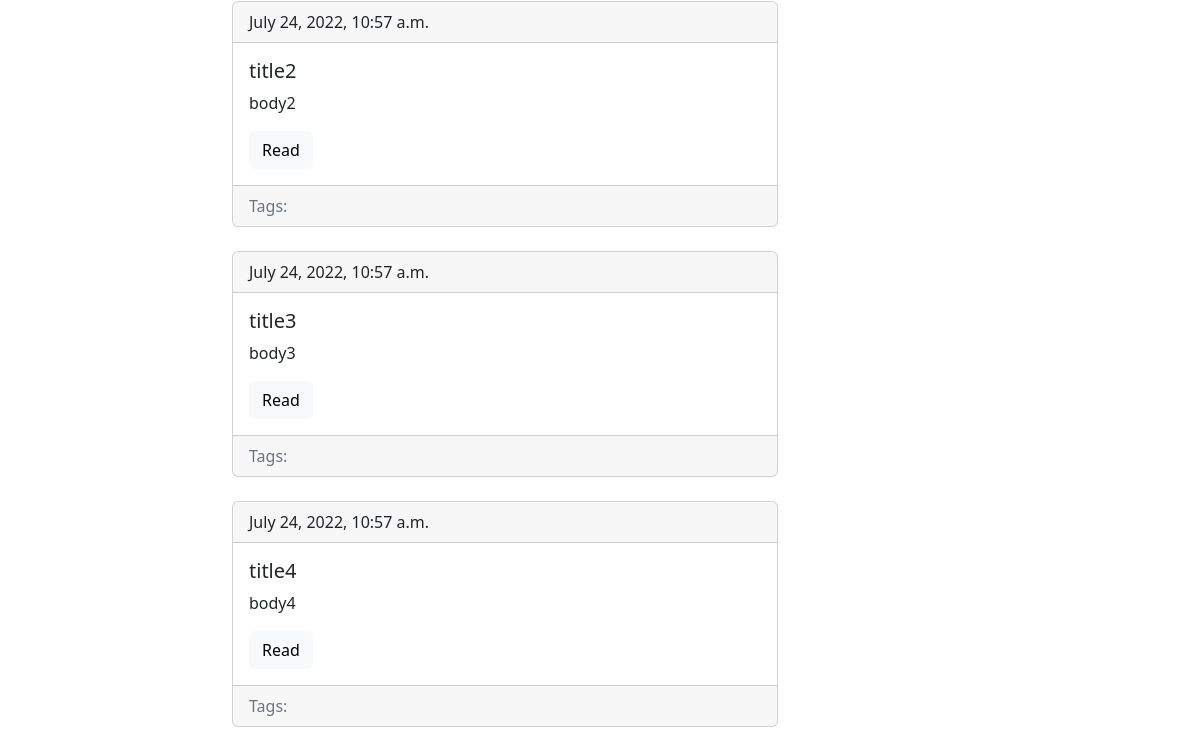
/blog/ (lower part), run on an earlier commit of the app's database.
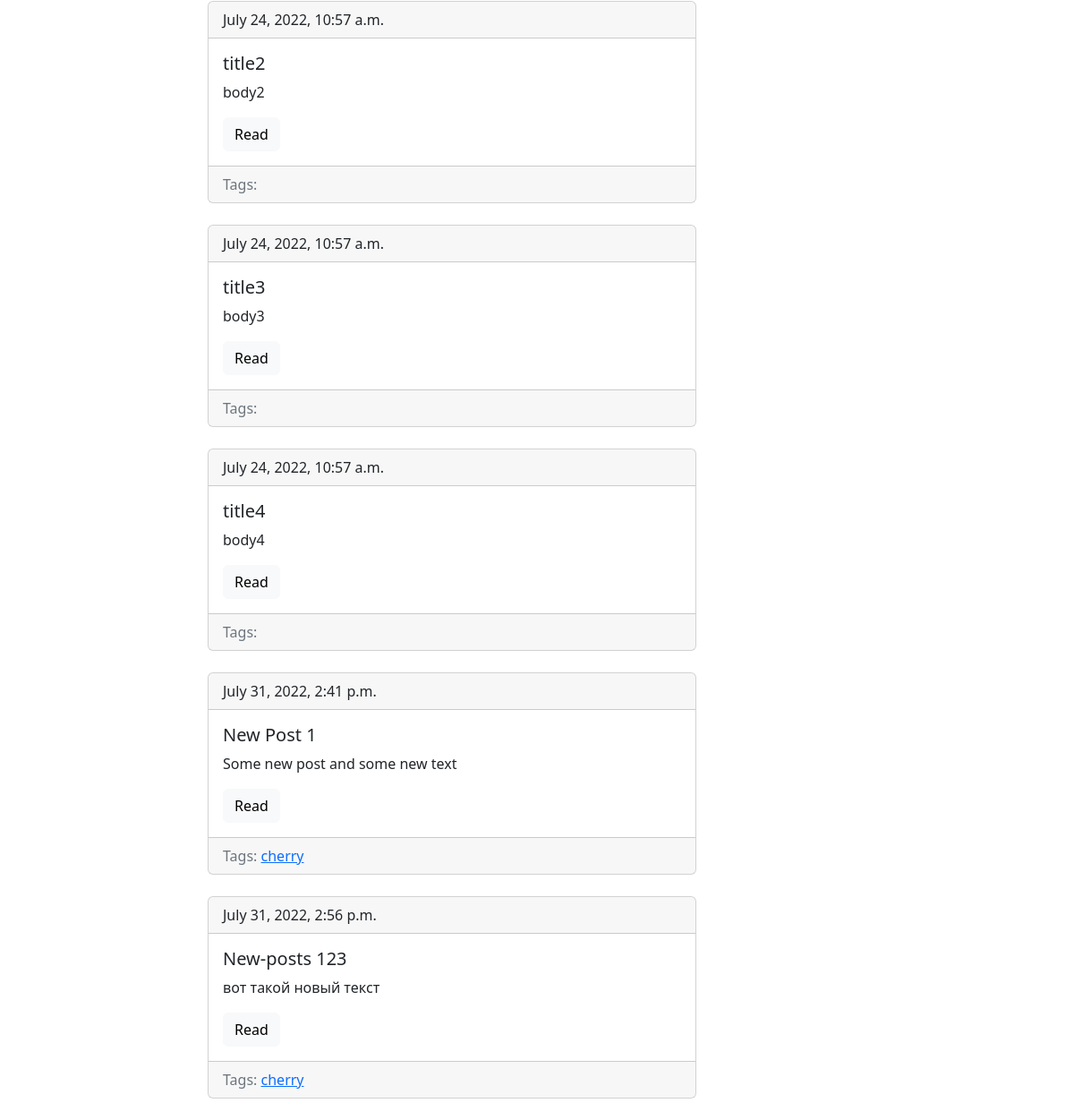
And on a later commit of the database.
### blog/models.py (models this page shows, shortened)
class Post(models.Model):
    title = models.CharField(max_length=150, db_index=True)
    slug = models.SlugField(max_length=150, blank=True, unique=True)
    body = models.TextField(blank=True, db_index=True)
    tags = models.ManyToManyField('Tag', blank=True, related_name='posts')
    date_pub = models.DateTimeField(auto_now_add=True)
    def get_absolute_url(self):
        return reverse('post_detail_url', kwargs={'slug': self.slug})

class Tag(models.Model):
    title = models.CharField(max_length=50)
    slug = models.SlugField(max_length=50, unique=True)
    def get_absolute_url(self):
        return reverse('tag_detail_url', kwargs={'slug': self.slug})

### blog/views.py (the view)
# urls.py: path('', posts_list, name='posts_list_url'),
def posts_list(request):
    posts = Post.objects.all()
    return render(request, 'blog/index.html', context={'posts': posts})

### blog/templates/blog/index.html (shortened to what this page needs)
{% extends 'blog/base_blog.html' %}
{% block content %}
    {% for post in posts %}
{% include 'blog/includes/post_card_template.html' %}
    {% endfor %}
{% endblock %}

### blog/templates/blog/includes/post_card_template.html
        <div class="card mb-4">
            <div class="card-header">
                {{ post.date_pub }}
            </div>
            <div class="card-body">
                <h5 class="card-title">{{ post.title }}</h5>
                <p class="card-text">{{ post.body|truncatewords:15 }}</p>
                <a href="{{ post.get_absolute_url }}" class="btn btn-light">Read</a>
            </div>
              <div class="card-footer text-muted">
                 Tags:
                  {% for tag in post.tags.all %}
                    <a href="{{ tag.get_absolute_url }}">{{ tag.title }}</a>
                  {% endfor %}
            </div>
        </div>

What changed in the data, as far as the page shows it:
added Post: date_pub "July 31, 2022, 2:41 p.m.", title "New Post 1", body "Some new post and some new text"
now on this page (row unchanged): Tag: title "cherry"
added Post: date_pub "July 31, 2022, 2:56 p.m.", title "New-posts 123", body "вот такой новый текст"
